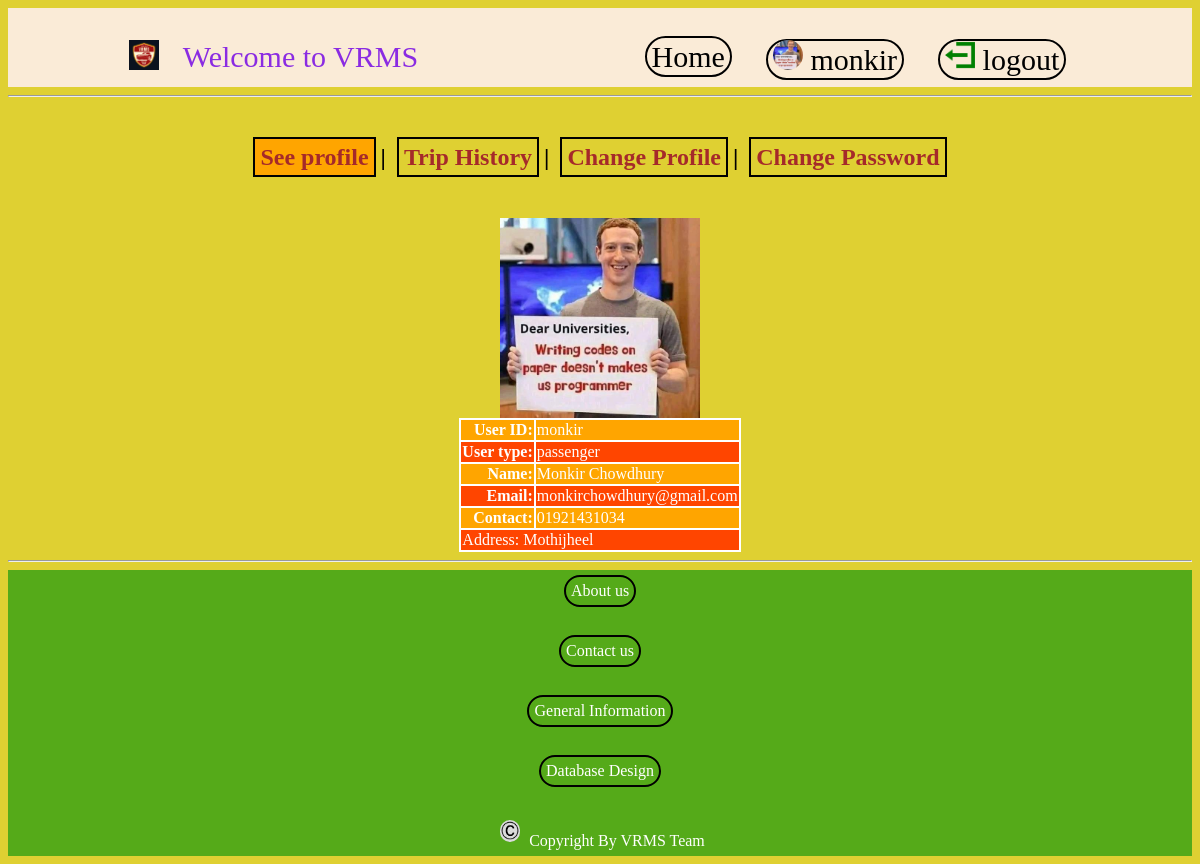
Before: /view/profile.php (signed in) with the older database file.
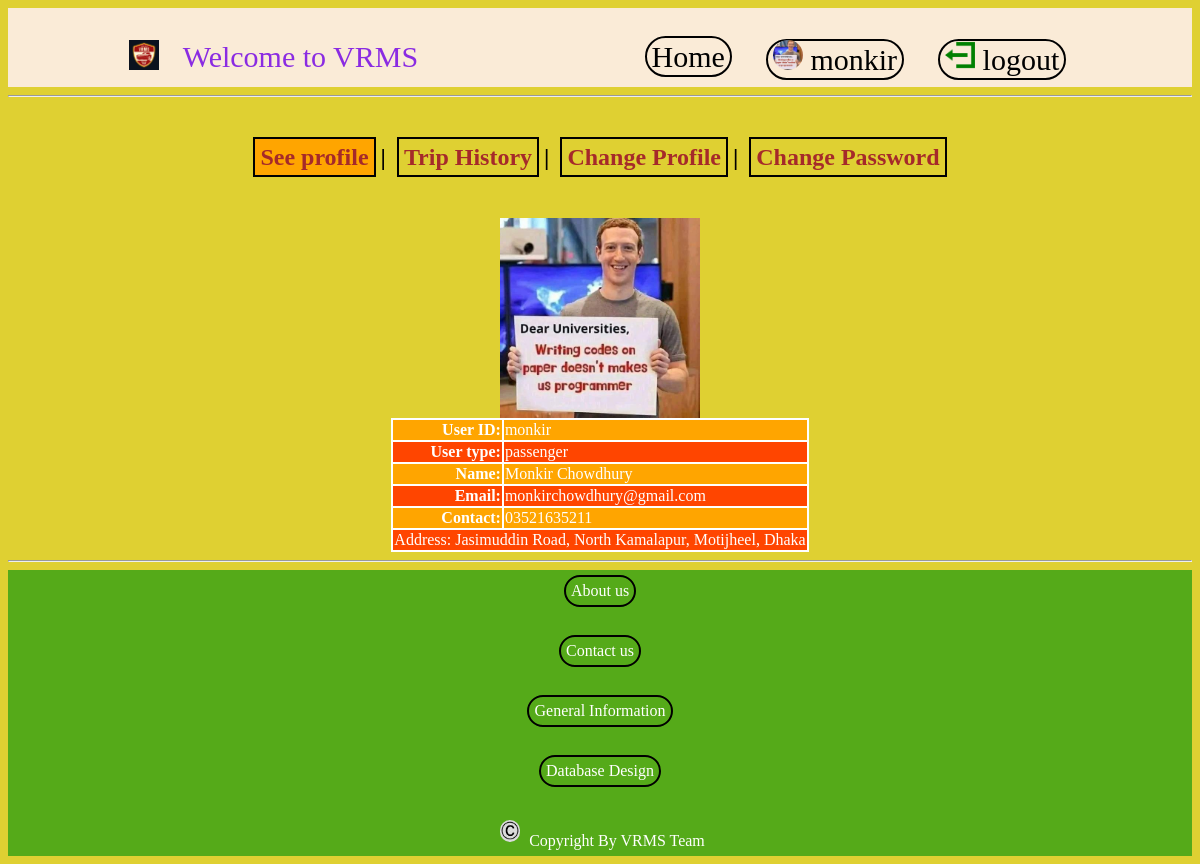
After: the same page with the newer database file.
### tables this page shows
CREATE TABLE `users` (
  `userid` varchar(20) NOT NULL,
  `password` varchar(50) NOT NULL,
  `usertype` varchar(15) NOT NULL,
  `status` varchar(10) NOT NULL,
  `name` varchar(30) NOT NULL,
  `email` varchar(30) NOT NULL,
  `contact` varchar(20) NOT NULL,
  `adress` varchar(100) NOT NULL,
  `profile_image` varchar(30) NOT NULL DEFAULT 'VRMS.png'
);

### model/user_model.php (called while the page is built, shortened)
<?php
    function getProfileDetails($userid)
    {
        $conn = getconnection();
        $sql = "select * from users where userid='{$userid}'";
        $result = mysqli_query($conn, $sql);
        return $result;
    }
?>

### view/profile.php (the view, shortened to what this page needs)
<?php
    require_once "header.php";
    $message="";
?>
<!DOCTYPE html>
<html lang="en">
<head>
    <link rel="stylesheet" href="style.css">
</head>
<body>
    <center>
        <span style="color: red;"><?php echo $message;?></span><br>
        <h1>
            <?php
                require_once 'user_header.php';
                ?>
                <?php
                require_once '../model/user_model.php';
                $result = getProfileDetails($userid);
                if ($result)
                {
                    while ($row = $result->fetch_assoc())
                    {
                    ?>
                    <img src="<?php echo 'profile_image/'.$userimage;?>" alt="" width="200px"><br>
                    <table>
                        <tr>
                            <th align="right">User ID:</th>
                            <td align="left"><?php echo $row['userid'];?></td>
                        </tr>
                        <tr>
                            <th align="right">User type:</th>
                            <td align="left"><?php echo $row['usertype'];?></td>
                        </tr>
                        <tr>
                            <th align="right">Name:</th>
                            <td align="left"><?php echo $row['name'];?></td>
                        </tr>
                        <tr>
                            <th align="right">Email:</th>
                            <td align="left"><?php echo $row['email'];?></td>
                        </tr>
                        <tr>
                            <th align="right">Contact:</th>
                            <td align="left"><?php echo $row['contact'];?></td>
                        </tr>
                        <tr>
                            <td colspan="2">
                                Address: <?php echo $row['adress'];?>
                            </td>
                        </tr>
                    </table>
                    <?php
                    }
                }
                else
                {
                    ?>
                    <h1>Cant Find Trip ID: <?php echo $trip_id;?></h1>
                    <?php
                }
            ?>
        </h1>
    </center>
    <?php require_once 'footer.php'; ?>
</body>
</html>

### view/header.php (shortened to what this page needs)
<?php
    $userid="";
    $userimage="";
    $addBeforeLOC="";
    if(isset($_COOKIE['userid']))
    {
        $userid=$_COOKIE['userid'];
    }
    else if(isset($_SESSION['userid']))
    {
        $userid=$_SESSION['userid'];
    }
    if(isset($_COOKIE['userimage']))
    {
        $userimage=$_COOKIE['userimage'];
    }
    else if(isset($_SESSION['userimage']))
    {
        $userimage=$_SESSION['userimage'];
    }
?>
<div class="all-header-container">
    <div class="left-header-container">
        <div class="header-item">
            <img src="<?php echo $addBeforeLOC; ?>image/VRMS.png" alt="" width="20px">
        </div>
        <div class="header-item">
            Welcome to VRMS
        </div>
    </div>
    <div class="right-header-container">
        <div class="header-item" id="homepage">
            <a href="<?php echo $addBeforeLOC; ?>homepage.php">Home</a>
        </div>
        <div class="header-item" id="login">
            <?php
                if($userid=="")
                {
                    ?>
                    <a href="<?php echo $addBeforeLOC; ?>login.php">
                        Login
                    </a>
                    <?php
                }
                else
                {
                    ?>
                    <a href="<?php echo $addBeforeLOC; ?>profile.php">
                        <img src="<?php echo $addBeforeLOC; ?><?php echo "profile_image/".$userimage ?>" width="20px" alt="" style="border-radius: 50%;">
                        <?php echo $userid; ?>
                    </a>
                    <?php
                }
            ?>
        </div>
        <div class="header-item" id="registration">
            <?php
                if($userid=="")
                {
                    ?>
                    <a href="<?php echo $addBeforeLOC; ?>registration.php">Registration</a>
                    <?php
                }
                else
                {
                    ?>
                    <a href="<?php echo $addBeforeLOC; ?>logout.php">
                        <img src="<?php echo $addBeforeLOC; ?>image/logout-logo.png" alt="">
                        logout
                    </a>
                    <?php
                }
            ?>
        </div>
    </div>
</div>
<hr>

### view/user_header.php
<h2>
    <a href="profile.php" id="profile">See profile</a>|
    <a href="trip_history.php" id="trip-history">Trip History</a>|
    <a href="change_profile_picture.php" id="change-profile">Change Profile</a>|
    <a href="change_password.php" id="change-pass">Change Password</a><br><br>
</h2>

### view/footer.php
<center>
    <hr>
    <div class="all-footer-item">
        <a href="<?php echo $addBeforeLOC; ?>about.php">About us</a><br>
        <a href="<?php echo $addBeforeLOC; ?>contact_us.php">Contact us</a><br>
        <a href="<?php echo $addBeforeLOC; ?>general_information.php">General Information</a><br>
        <a href="<?php echo $addBeforeLOC; ?>database_design.php">Database Design</a><br>
        <div>
            <img src="<?php echo $addBeforeLOC; ?>image/copyright-logo.jpg" alt="" width="20px">
            Copyright By VRMS Team
        </div>
    </div>
</center>

### view/style.css (style rules this page uses)
* { align-items: center; }
a { color: brown; font-style: normal; background-color: none; text-decoration: none; padding: 5px; margin: 5px; border: 2px solid black; }
.all-header-container { display: flex; padding: 10px; justify-content: space-around; background-color:antiquewhite; min-height: 50px; }
.all-header-container div { padding: 10px; }
.all-header-container img { height: 30px; width: 30px; }
.all-header-container * { color: blueviolet; font-size: 30px; }
.all-header-container a { color: black; padding: 2px; padding-left: 5px; padding-right: 5px; border-radius: 50px; }
.left-header-container { display: flex; justify-content: right; padding: 10px; border-color: green; }
.right-header-container { display: flex; flex-wrap: wrap; justify-content: right; padding: 10px; border-color: green; }
.header-item { height: 15px; border-color: green; margin: 2px; align-items: center; border: 5px; }
.all-footer-item { display: flex; justify-content: space-between; flex-direction: column; background-color: rgb(85, 170, 25); }
.all-footer-item * { color: white; padding: 5px; border-radius: 25px; }
body { background-color: rgb(223, 208, 50); align-items: center; }
table { border: 2px black solid ; border-collapse: collapse; }
table tr { background-color: orange; }
table tr:nth-child(even) { background-color: orangered; }
table td, th { border: 2px white solid; color: white; }

Changed rows visible on the page:
changed users "monkir": contact "01921431034" → "03521635211"; adress "Mothijheel" → "Jasimuddin Road, North Kamalapur, Motijheel, Dhaka"
